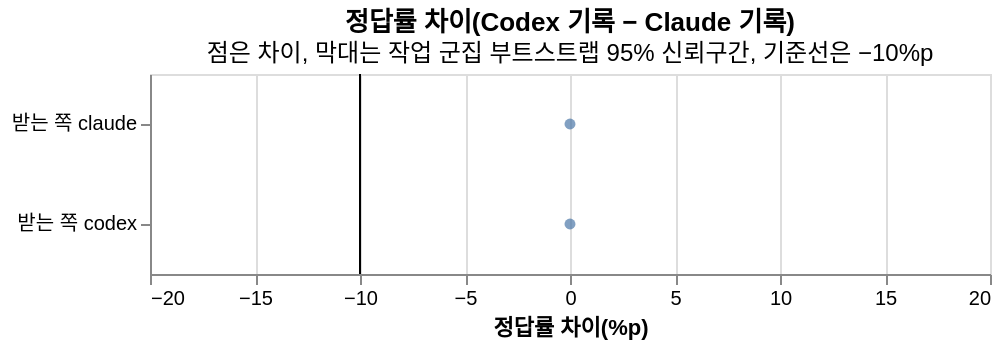

Vega-Lite specification for this chart:
### Vega-Lite specification from a JSON file in a GitHub repository (floating-point values rounded to 4 significant figures)
{"$schema": "https://vega.github.io/schema/vega-lite/v5.json", "title": {"text": "정답률 차이(Codex 기록 − Claude 기록)", "subtitle": "점은 차이, 막대는 작업 군집 부트스트랩 95% 신뢰구간, 기준선은 −10%p"}, "width": 420, "height": 100, "data": {"values": [{"receiver": "받는 쪽 claude", "diff": 0.0, "low": 0.0, "high": 0.0}, {"receiver": "받는 쪽 codex", "diff": 0.0, "low": 0.0, "high": 0.0}]}, "layer": [{"mark": {"type": "errorbar"}, "encoding": {"y": {"field": "receiver", "type": "nominal", "title": null, "axis": {"labelLimit": 300}}, "x": {"field": "low", "type": "quantitative", "title": "정답률 차이(%p)", "scale": {"domain": [-15, 15]}}, "x2": {"field": "high"}}}, {"mark": {"type": "point", "filled": true}, "encoding": {"y": {"field": "receiver", "type": "nominal", "title": null, "axis": {"labelLimit": 300}}, "x": {"field": "diff", "type": "quantitative"}}}, {"mark": "rule", "encoding": {"x": {"datum": -10}}}]}
